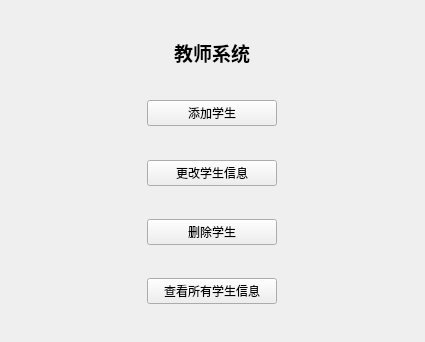
<?xml version="1.0" encoding="UTF-8"?>
<ui version="4.0">
 <class>TeacherWindow</class>
 <widget class="QWidget" name="TeacherWindow">
  <property name="geometry">
   <rect>
    <x>0</x>
    <y>0</y>
    <width>425</width>
    <height>342</height>
   </rect>
  </property>
  <property name="windowTitle">
   <string>Form</string>
  </property>
  <layout class="QVBoxLayout" name="verticalLayout_2">
   <item>
    <layout class="QVBoxLayout" name="verticalLayout">
     <item>
      <spacer name="verticalSpacer_4">
       <property name="orientation">
        <enum>Qt::Orientation::Vertical</enum>
       </property>
       <property name="sizeHint" stdset="0">
        <size>
         <width>20</width>
         <height>40</height>
        </size>
       </property>
      </spacer>
     </item>
     <item alignment="Qt::AlignmentFlag::AlignHCenter">
      <widget class="QLabel" name="TeacherTitle">
       <property name="sizePolicy">
        <sizepolicy hsizetype="Fixed" vsizetype="Fixed">
         <horstretch>0</horstretch>
         <verstretch>0</verstretch>
        </sizepolicy>
       </property>
       <property name="text">
        <string>&lt;html&gt;&lt;head/&gt;&lt;body&gt;&lt;p&gt;&lt;span style=&quot; font-size:14pt; font-weight:700;&quot;&gt;教师系统&lt;/span&gt;&lt;/p&gt;&lt;/body&gt;&lt;/html&gt;</string>
       </property>
      </widget>
     </item>
     <item>
      <spacer name="verticalSpacer_5">
       <property name="orientation">
        <enum>Qt::Orientation::Vertical</enum>
       </property>
       <property name="sizeHint" stdset="0">
        <size>
         <width>20</width>
         <height>40</height>
        </size>
       </property>
      </spacer>
     </item>
     <item alignment="Qt::AlignmentFlag::AlignHCenter">
      <widget class="QPushButton" name="Addstu">
       <property name="minimumSize">
        <size>
         <width>130</width>
         <height>0</height>
        </size>
       </property>
       <property name="text">
        <string>添加学生</string>
       </property>
      </widget>
     </item>
     <item>
      <spacer name="verticalSpacer">
       <property name="orientation">
        <enum>Qt::Orientation::Vertical</enum>
       </property>
       <property name="sizeHint" stdset="0">
        <size>
         <width>20</width>
         <height>40</height>
        </size>
       </property>
      </spacer>
     </item>
     <item alignment="Qt::AlignmentFlag::AlignHCenter">
      <widget class="QPushButton" name="Chanstu">
       <property name="minimumSize">
        <size>
         <width>130</width>
         <height>0</height>
        </size>
       </property>
       <property name="maximumSize">
        <size>
         <width>130</width>
         <height>16777215</height>
        </size>
       </property>
       <property name="text">
        <string>更改学生信息</string>
       </property>
      </widget>
     </item>
     <item>
      <spacer name="verticalSpacer_6">
       <property name="orientation">
        <enum>Qt::Orientation::Vertical</enum>
       </property>
       <property name="sizeHint" stdset="0">
        <size>
         <width>20</width>
         <height>40</height>
        </size>
       </property>
      </spacer>
     </item>
     <item alignment="Qt::AlignmentFlag::AlignHCenter">
      <widget class="QPushButton" name="Delstu">
       <property name="minimumSize">
        <size>
         <width>130</width>
         <height>0</height>
        </size>
       </property>
       <property name="text">
        <string>删除学生</string>
       </property>
      </widget>
     </item>
     <item>
      <spacer name="verticalSpacer_2">
       <property name="orientation">
        <enum>Qt::Orientation::Vertical</enum>
       </property>
       <property name="sizeHint" stdset="0">
        <size>
         <width>20</width>
         <height>40</height>
        </size>
       </property>
      </spacer>
     </item>
     <item alignment="Qt::AlignmentFlag::AlignHCenter">
      <widget class="QPushButton" name="Showstu">
       <property name="minimumSize">
        <size>
         <width>130</width>
         <height>0</height>
        </size>
       </property>
       <property name="text">
        <string>查看所有学生信息</string>
       </property>
      </widget>
     </item>
     <item>
      <spacer name="verticalSpacer_3">
       <property name="orientation">
        <enum>Qt::Orientation::Vertical</enum>
       </property>
       <property name="sizeHint" stdset="0">
        <size>
         <width>20</width>
         <height>40</height>
        </size>
       </property>
      </spacer>
     </item>
    </layout>
   </item>
  </layout>
 </widget>
 <resources/>
 <connections/>
</ui>
